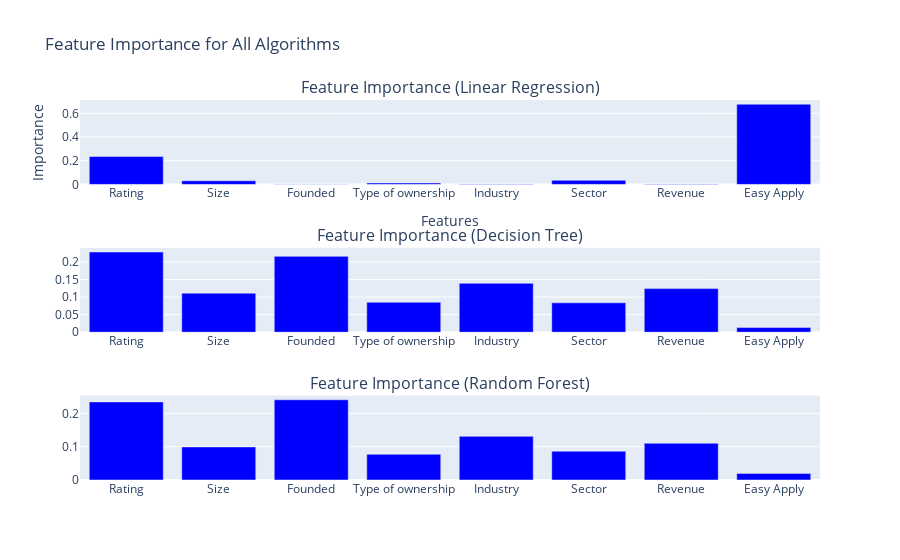

Notebook code for this chart:
### Markdown cell above
## Feature Importance

### Code cell
import plotly.graph_objects as go
from plotly.subplots import make_subplots
import numpy as np

# Assuming `features` is already defined as the list of feature names
# Decision Tree and Random Forest feature importance
importances_tree = tree_reg.feature_importances_
importances_forest = forest_reg.feature_importances_

# Normalize importances for Linear Regression to use them as relative importance
coefficients_lr = np.abs(linear_reg.coef_)
importances_lr = coefficients_lr / coefficients_lr.sum()

# Create subplots
fig = make_subplots(
    rows=3, cols=1,
    subplot_titles=('Feature Importance (Linear Regression)', 'Feature Importance (Decision Tree)', 'Feature Importance (Random Forest)')
)

# Add Linear Regression feature importance
fig.add_trace(go.Bar(
    x=features,
    y=importances_lr,
    name='Feature Importance (LR)',
    marker_color='blue'
), row=1, col=1)

# Add Decision Tree feature importance
fig.add_trace(go.Bar(
    x=features,
    y=importances_tree,
    name='Feature Importance (DT)',
    marker_color='blue'
), row=2, col=1)

# Add Random Forest feature importance
fig.add_trace(go.Bar(
    x=features,
    y=importances_forest,
    name='Feature Importance (RF)',
    marker_color='blue'
), row=3, col=1)

# Update layout
fig.update_layout(
    height=1200,
    title='Feature Importance for All Algorithms',
    xaxis_title='Features',
    yaxis_title='Importance',
    showlegend=False
)

# Show the interactive plot
fig.show()

### Figure 1 — Plotly figure (JSON) as saved in the notebook; plotly's stock layout.template omitted (floating-point values rounded to 4 significant figures)
{"data": [{"marker": {"color": "blue"}, "name": "Feature Importance (LR)", "type": "bar", "x": ["Rating", "Size", "Founded", "Type of ownership", "Industry", "Sector", "Revenue", "Easy Apply"], "xaxis": "x", "y": [0.2354, 0.03097, 0.00227, 0.01249, 0.003961, 0.03477, 0.003435, 0.6767], "yaxis": "y"}, {"marker": {"color": "blue"}, "name": "Feature Importance (DT)", "type": "bar", "x": ["Rating", "Size", "Founded", "Type of ownership", "Industry", "Sector", "Revenue", "Easy Apply"], "xaxis": "x2", "y": [0.2281, 0.111, 0.2157, 0.0853, 0.139, 0.08364, 0.124, 0.01322], "yaxis": "y2"}, {"marker": {"color": "blue"}, "name": "Feature Importance (RF)", "type": "bar", "x": ["Rating", "Size", "Founded", "Type of ownership", "Industry", "Sector", "Revenue", "Easy Apply"], "xaxis": "x3", "y": [0.2346, 0.0994, 0.2409, 0.07738, 0.131, 0.08646, 0.1104, 0.01981], "yaxis": "y3"}], "layout": {"annotations": [{"font": {"size": 16}, "showarrow": false, "text": "Feature Importance (Linear Regression)", "x": 0.5, "xanchor": "center", "xref": "paper", "y": 1, "yanchor": "bottom", "yref": "paper"}, {"font": {"size": 16}, "showarrow": false, "text": "Feature Importance (Decision Tree)", "x": 0.5, "xanchor": "center", "xref": "paper", "y": 0.6111, "yanchor": "bottom", "yref": "paper"}, {"font": {"size": 16}, "showarrow": false, "text": "Feature Importance (Random Forest)", "x": 0.5, "xanchor": "center", "xref": "paper", "y": 0.2222, "yanchor": "bottom", "yref": "paper"}], "autosize": true, "showlegend": false, "title": {"text": "Feature Importance for All Algorithms"}, "xaxis": {"anchor": "y", "autorange": true, "domain": [0, 1], "range": [-0.5, 7.5], "title": {"text": "Features"}, "type": "category"}, "xaxis2": {"anchor": "y2", "autorange": true, "domain": [0, 1], "range": [-0.5, 7.5], "type": "category"}, "xaxis3": {"anchor": "y3", "autorange": true, "domain": [0, 1], "range": [-0.5, 7.5], "type": "category"}, "yaxis": {"anchor": "x", "autorange": true, "domain": [0.7778, 1], "range": [0, 0.7123], "title": {"text": "Importance"}, "type": "linear"}, "yaxis2": {"anchor": "x2", "autorange": true, "domain": [0.3889, 0.6111], "range": [0, 0.2401], "type": "linear"}, "yaxis3": {"anchor": "x3", "autorange": true, "domain": [0, 0.2222], "range": [0, 0.2536], "type": "linear"}}}
